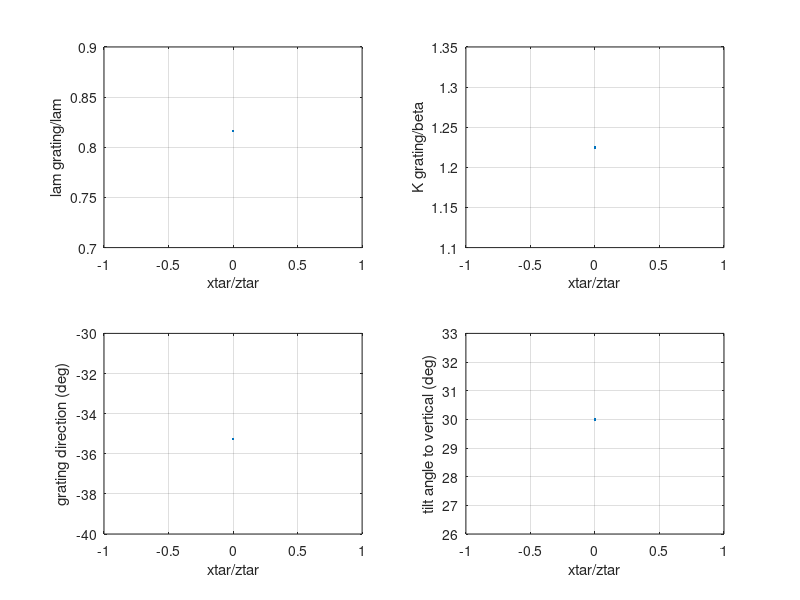

This figure's MATLAB source:
% grating periods, directions, tilt angles for 3D beam shaping

% x = pump forward direction; y = transverse (in-plane), z = vertical (out of plane)

lam = 1;            % lengths normalised to wavelength
k0 = 2*pi/lam;      % k in material, assumed equal to beta

xtar = 0; -1:0.01:1;   %0;
ytar = 1;           %-1:0.01:1;
ztar = 1;

koutx = k0*xtar./sqrt(xtar.^2+ytar.^2+ztar.^2);
kouty = k0*ytar./sqrt(xtar.^2+ytar.^2+ztar.^2);
koutz = k0*ztar./sqrt(xtar.^2+ytar.^2+ztar.^2);

kinx = k0;
kiny = 0;
kinz = 0;

kgratx = kinx-koutx;    % grating K
kgraty = kiny-kouty;

kgratn = sqrt(kgratx.^2+kgraty.^2); % norm of grating K
lamgrat = 2*pi./kgratn;             % grating period
alphagrat = atan(kgraty./kgratx);   % grating direction (angle)

% normal to the grating planes

ngratx = koutx-kinx;
ngraty = kouty-kiny;
ngratz = koutz-kinz;
nn = sqrt(ngratx.^2+ngraty.^2+ngratz.^2);
ngratx = ngratx./nn;
ngraty = ngraty./nn;
ngratz = ngratz./nn;
alphatilt = pi/2-acos(ngratz);   % grating tilt angle w.r.t. vertical (=0 vertical, =90 deg horizontal planes)


figure(1)
subplot(221)
plot(xtar./ztar,lamgrat)
xlabel('xtar/ztar')
ylabel('lam grating/lam')
grid

subplot(222)
plot(xtar./ztar,kgratn/k0)
xlabel('xtar/ztar')
ylabel('K grating/beta')
grid

subplot(223)
plot(xtar./ztar,alphagrat*180/pi)
xlabel('xtar/ztar')
ylabel('grating direction (deg)')
grid

subplot(224)
plot(xtar./ztar,alphatilt*180/pi)
xlabel('xtar/ztar')
ylabel('tilt angle to vertical (deg)')
grid

lamgrat

alphatilt*180/pi

alphagrat*180/pi
